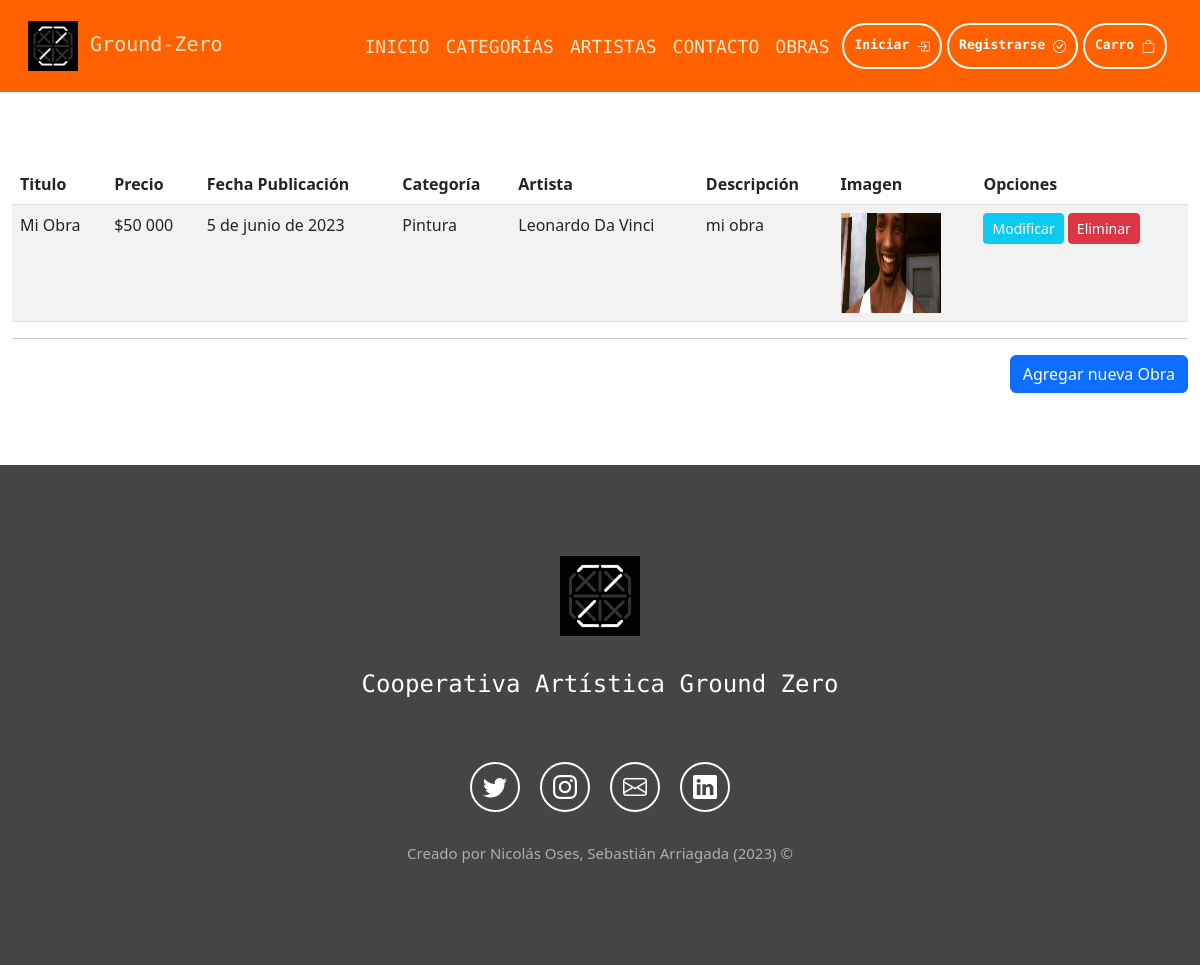
Before: /listar-obras/ with the older database file.
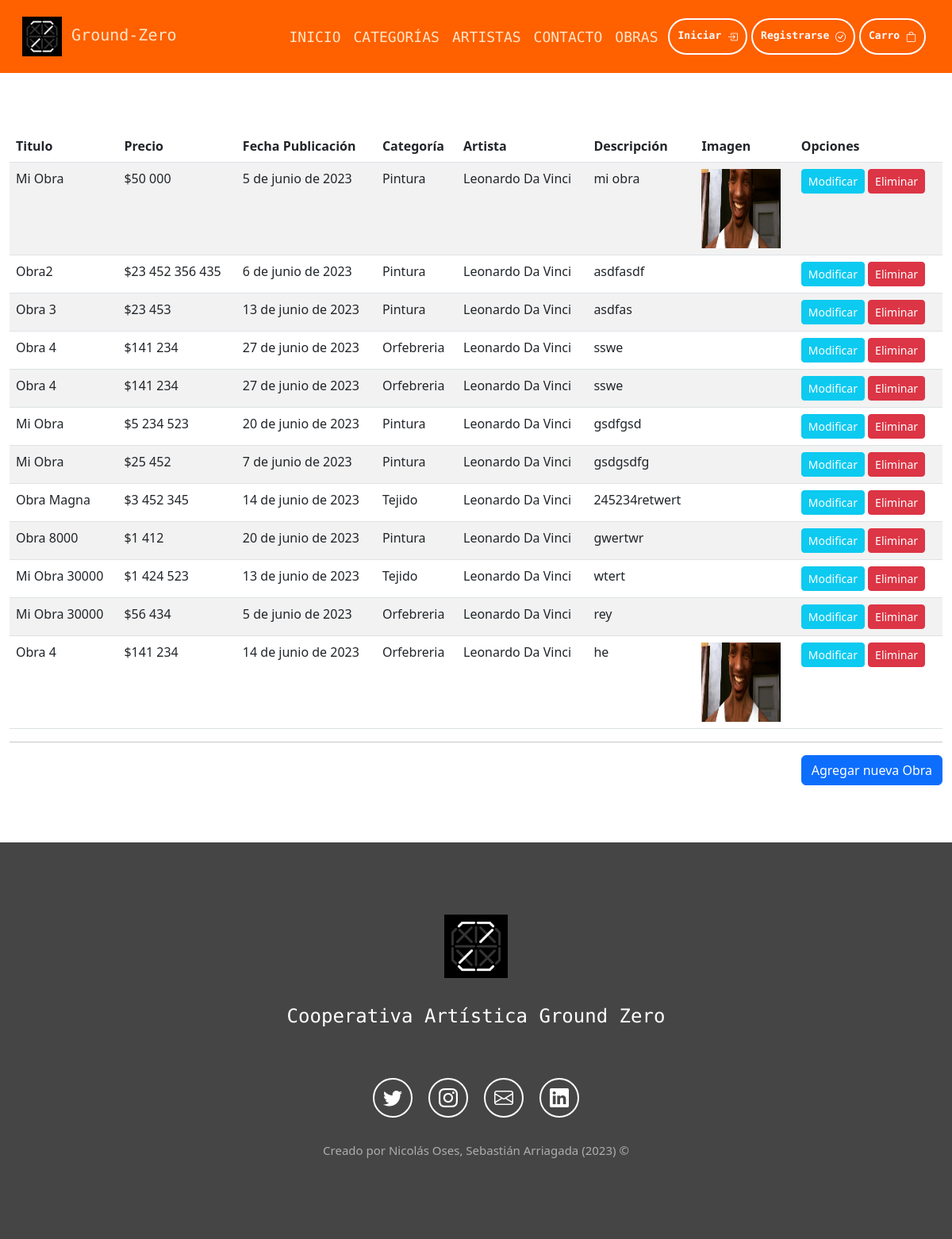
After: the same page with the newer database file.
### aplicacion/models.py (models this page shows, shortened)
class Obra(models.Model):
    titulo            = models.CharField(max_length=50)
    precio            = models.IntegerField()
    descripcion       = models.TextField()
    fecha_publicacion = models.DateField()
    imagen            = models.ImageField(upload_to="productos", null = True)
    url               = models.CharField(max_length=50, blank=True, null= True)
    categoria         = models.ForeignKey(Categoria, on_delete = models.PROTECT)
    artista           = models.ForeignKey(Artista, on_delete = models.PROTECT)

class Categoria(models.Model):
    nombre = models.CharField(max_length=50)
    def __str__(self):
        return self.nombre

class Artista(models.Model):
  rut              = models.CharField(primary_key=True, max_length=10)
  nombre           = models.CharField(max_length=20)
  apellido_paterno = models.CharField(max_length=20)
  apellido_materno = models.CharField(max_length=20)
  fecha_nacimiento = models.DateField(blank=False, null=False)
  telefono         = models.CharField(max_length=20)
  email            = models.EmailField(unique=True, max_length=80, blank=True, null=True)
  direccion        = models.CharField(max_length=80, blank=True, null=True)
  activo           = models.BooleanField()
  def __str__(self):
    return str(self.nombre)+" "+str(self.apellido_paterno)

### aplicacion/views.py (the view)
# urls.py: path('listar-obras/', views.listar_obras, name='listar_obras'),
def listar_obras(request):
    obras = Obra.objects.all()
    data = {
        'obras': obras
    }
    return render(request, 'app/plantillas/crud_obras/listar.html', data)

### aplicacion/templates/app/plantillas/crud_obras/listar.html (shortened to what this page needs)
{% extends 'app/base.html' %}
{% load humanize %}
{% block contenido %}
<br><br><br>
<div class="container-fluid">
  <div class="table-reponsive">
    <table class="table table-striped">
      <thead>
        <tr>
          <th scope="col">Titulo</th>
          <th scope="col">Precio</th>
          <th scope="col">Fecha Publicación</th>
          <th scope="col">Categoría</th>
          <th scope="col">Artista</th>
          <th scope="col">Descripción</th>
          <th scope="col">Imagen</th>
          <th scope="col">Opciones</th>
        </tr>
      </thead>
      <tbody>
        {% for p in obras %}
        <tr>
          <td>{{ p.titulo | title }}</td>
          <td>${{ p.precio | intcomma }}</td>
          <td>{{ p.fecha_publicacion}}</td>
          <td>{{ p.categoria | title }}</td>
          <td>{{ p.artista | title }}</td>
          <td>{{ p.descripcion }}</td>
          {% if p.imagen %}
          <td><img style="width: 100px; height: 100px;"  class="img-fluid" src="{{ p.imagen.url }}" alt=""></td>
          {% else%}
          <td></td>
          {% endif %}
          <td>
            <a href="{% url 'modificar_obras' p.id %}" class="btn btn-info btn-sm text-white">Modificar</a>
            <a href="#" onclick="eliminarProducto({{ p.id }})" class="btn btn-danger btn-sm text-white">Eliminar</a>
          </td>
        </tr>
        {% endfor %}
      </tbody>
    </table>
    <hr>
    <div class="d-flex justify-content-end">
      <a href="{% url 'agregar_obras' %}" class="btn btn-primary">Agregar nueva Obra</a>
    </div>
  </div>
</div>
<br><br><br>
{% endblock %}

### aplicacion/templates/app/base.html (shortened to what this page needs)
{% load static %}
<!DOCTYPE html>
<html lang="es">
<head>
    <link href="https://cdn.jsdelivr.net/npm/bootstrap@5.3.0-alpha2/dist/css/bootstrap.min.css" rel="stylesheet"
>
    <link rel="stylesheet" href="https://cdn.jsdelivr.net/npm/bootstrap-icons@1.10.3/font/bootstrap-icons.css">
    <link rel="stylesheet" href="{% static 'app/css/style.css' %}">
</head>
<body>
    <nav class="navbar navbar-expand-md sticky-top">
        <div class="container-fluid">
            <a class="navbar-brand" href="/">
                <img src="{% static 'app/img/logo/logo.png' %}" alt="logo de la cooperativa"> Ground-Zero
            </a>
            <div class="collapse navbar-collapse" id="navbarNav">
                <ul class="navbar-nav text-center">
                    <li class="nav-item">
                        <a class="nav-link" aria-current="page" href="/">INICIO</a>
                    </li>
                    <li class="nav-item">
                        <a class="nav-link" href="#categorias">CATEGORÍAS</a>
                    </li>
                    <li class="nav-item">
                        <a class="nav-link" href="#artistas">ARTISTAS</a>
                    </li>
                    <li class="nav-item">
                        <a class="nav-link" href="{% url 'contacto' %}">CONTACTO</a>
                    </li>
                    <li class="nav-item">
                        <a class="nav-link" href="{% url 'listar_obras' %}">OBRAS</a>
                    </li>
                </ul>
                <div class="d-flex flex-row justify-content-center align-items-center">
                    <div class="iniciar-sesion mr-5">
                        <a href="{% url 'iniciar' %}">
                            <button type="button">
                                Iniciar
                                <i class="bi bi-box-arrow-in-right"></i>
                            </button>
                        </a>
                    </div>
                    <div class="registrarse">
                        <a href="{% url 'registrarse' %}">
                            <button type="button">
                                Registrarse
                                <i class="bi bi-check-circle"></i>
                            </button>
                        </a>
                    </div>
                    <div class="carro mr-5">
                        <a href="{% url 'checkout' %}">
                            <button type="button">
                                Carro
                                <i class="bi bi-bag"></i>
                          </button>
                        </a>
                    </div>
                </div>
            </div>
        </div>
    </nav>
    <div id="contenido">
        {% block contenido %}
        {% endblock %}
    </div>
    <footer class="seccion-oscura d-flex flex-column align-items-center justify-content-center">
        <img class="footer-logo" src="{% static 'app/img/logo/logo.png' %}" alt="logo de la cooperativa">
        <p class="footer-texto">Cooperativa Artística Ground Zero
        <div class="iconos-redes-sociales d-flex flex-wrap align-items-center justify-content-center">
            <a href="https://twitter.com/?lang=es" target="_blank" rel="noopener noreferrer">
                <i class="bi bi-twitter"></i>
            </a>
            <a href="https://www.instagram.com/" target="_blank" rel="noopener noreferrer">
                <i class="bi bi-instagram"></i>
            </a>
            <a href="mailto: groundzero@micorreo.com" target="_blank" rel="noopener noreferrer">
                <i class="bi bi-envelope"></i>
            </a>
            <a href="https://www.linkedin.com/" target="_blank" rel="noopener noreferrer">
                <i class="bi bi-linkedin"></i>
            </a>
        </div>
        <div class="derechos-autor">Creado por Nicolás Oses, Sebastián Arriagada (2023) &#169;</div>
    </footer>
</body>
</html>

### aplicacion/static/app/css/style.css (style rules this page uses)
.navbar { padding: 1rem; background-color: #FF6000; font-size: 18px; font-family: 'Share Tech Mono', monospace; }
.navbar-brand img { max-height: 50px; max-width: 50px; }
.navbar a { color: #FFE6C7; }
.navbar-collapse { align-items: center; justify-content: end; }
.iniciar-sesion button { max-height: 50px; color: white; font-weight: bold; font-size: 13px; background-color: transparent; margin: 5px; padding: 10px; border: 2px solid white; border-radius: 50px; transition: all 0.2s ease-in-out; }
.iniciar-sesion button i { color: white; transition: all 0.2s ease-in-out; }
.registrarse button { max-height: 50px; color: white; font-weight: bold; font-size: 13px; background-color: transparent; padding: 10px; border: 2px solid white; border-radius: 50px; transition: all 0.2s ease-in-out; }
.carro button { max-height: 50px; color: white; font-weight: bold; font-size: 13px; background-color: transparent; padding: 10px; border: 2px solid white; border-radius: 50px; transition: all 0.2s ease-in-out; margin: 5px; }
.seccion-oscura { color: white; background-color: #454545; min-height: 500px; padding: 10px; }
footer { min-height: 500px; }
.footer-logo { height: 80px; width: 80px; margin: 10px; }
.footer-texto { font-size: 1.5rem; padding: 20px; margin-bottom: 30px; font-family: 'Share Tech Mono', monospace; }
.iconos-redes-sociales a { width: 50px; height: 50px; display: flex; align-items: center; justify-content: center; padding: 2px; margin: 10px; border: 2px solid white; border-radius: 50%; transition: all 0.2s ease-in; }
.iconos-redes-sociales i { color: white; font-size: 1.5rem; transition: all 0.2s ease-in; }
.derechos-autor { font-size: 15px; color: #aeaeae; padding: 20px; }
.bi { vertical-align: -.125em; fill: currentColor; }

Changed rows visible on the page:
added Obra: titulo "Obra2", precio "23 452 356 435", fecha_publicacion "6 de junio de 2023", categoria "Pintura", artista "Leonardo Da Vinci", descripcion "asdfasdf"
added Obra: titulo "Obra 3", precio "23 453", fecha_publicacion "13 de junio de 2023", categoria "Pintura", artista "Leonardo Da Vinci", descripcion "asdfas"
added Obra: titulo "Obra 4", precio "141 234", fecha_publicacion "27 de junio de 2023", categoria "Orfebreria", artista "Leonardo Da Vinci", descripcion "sswe"
added Obra: titulo "Obra 4", precio "141 234", fecha_publicacion "27 de junio de 2023", categoria "Orfebreria", artista "Leonardo Da Vinci", descripcion "sswe"
added Obra: titulo "Mi Obra", precio "5 234 523", fecha_publicacion "20 de junio de 2023", categoria "Pintura", artista "Leonardo Da Vinci", descripcion "gsdfgsd"
added Obra: titulo "Mi Obra", precio "25 452", fecha_publicacion "7 de junio de 2023", categoria "Pintura", artista "Leonardo Da Vinci", descripcion "gsdgsdfg"
added Obra: titulo "Obra Magna", precio "3 452 345", fecha_publicacion "14 de junio de 2023", categoria "Tejido", artista "Leonardo Da Vinci", descripcion "245234retwert"
added Obra: titulo "Obra 8000", precio "1 412", fecha_publicacion "20 de junio de 2023", categoria "Pintura", artista "Leonardo Da Vinci", descripcion "gwertwr"
added Obra: titulo "Mi Obra 30000", precio "1 424 523", fecha_publicacion "13 de junio de 2023", categoria "Tejido", artista "Leonardo Da Vinci", descripcion "wtert"
added Obra: titulo "Mi Obra 30000", precio "56 434", fecha_publicacion "5 de junio de 2023", categoria "Orfebreria", artista "Leonardo Da Vinci", descripcion "rey"
added Obra: titulo "Obra 4", precio "141 234", fecha_publicacion "14 de junio de 2023", categoria "Orfebreria", artista "Leonardo Da Vinci", descripcion "he", imagen (picture)
